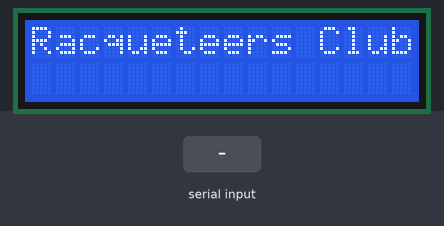
A sketch run on a simulated Arduino Uno, built with avr-gcc and run on an emulated ATmega328P. On the bench: 16×2 character LCD. The inputs (shaded band) are chosen by the test bench. What the sketch prints to the serial monitor is not drawn.

Above: at 1.2 s.
1.3 s: "1" received over Serial
At 3.6 s:
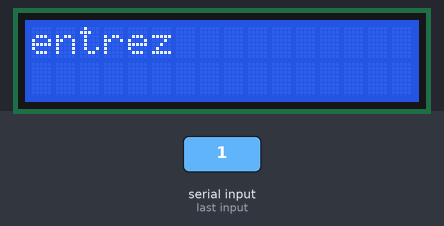
At 7.1 s:
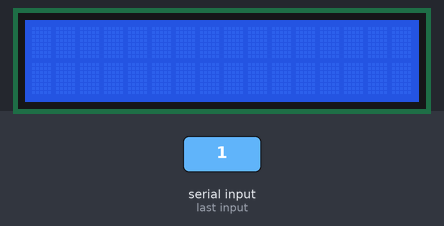
Timing chart, 0 to 8.6 s (numbered marks = the images above; inputs shaded):
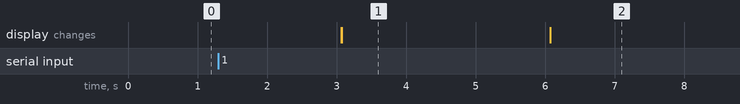

Measured:
- after the input at 1.3 s, the display: first differs from a run without the input after 1.8 s (image 1)
- what the display in image 1 shows lasts 3.0 s, from 3.1 s to 6.1 s

The sketch:

oussama_script.ino
```cpp
// include the library code:
#include <LiquidCrystal.h>
char data;
LiquidCrystal lcd(12, 11, 5, 4, 3, 2);
void setup() {
   Serial.begin(9600);
    lcd.begin(16, 2);

  lcd.print("Welcome !");

}

void loop()
{
        lcd.clear();

  if(Serial.available())
  {
    data=Serial.read();
    if(data=='1')
    {
      lcd.print("entrez");
    delay(3000);
    lcd.clear();
      Serial.write(data);
    }
    if(data=='2')
    {
    lcd.print("pas de places");

    delay(3000);
    lcd.clear();
    }

  }
  else
    lcd.print("Racqueteers Club");
    delay(3000);
    lcd.clear();
}
```
